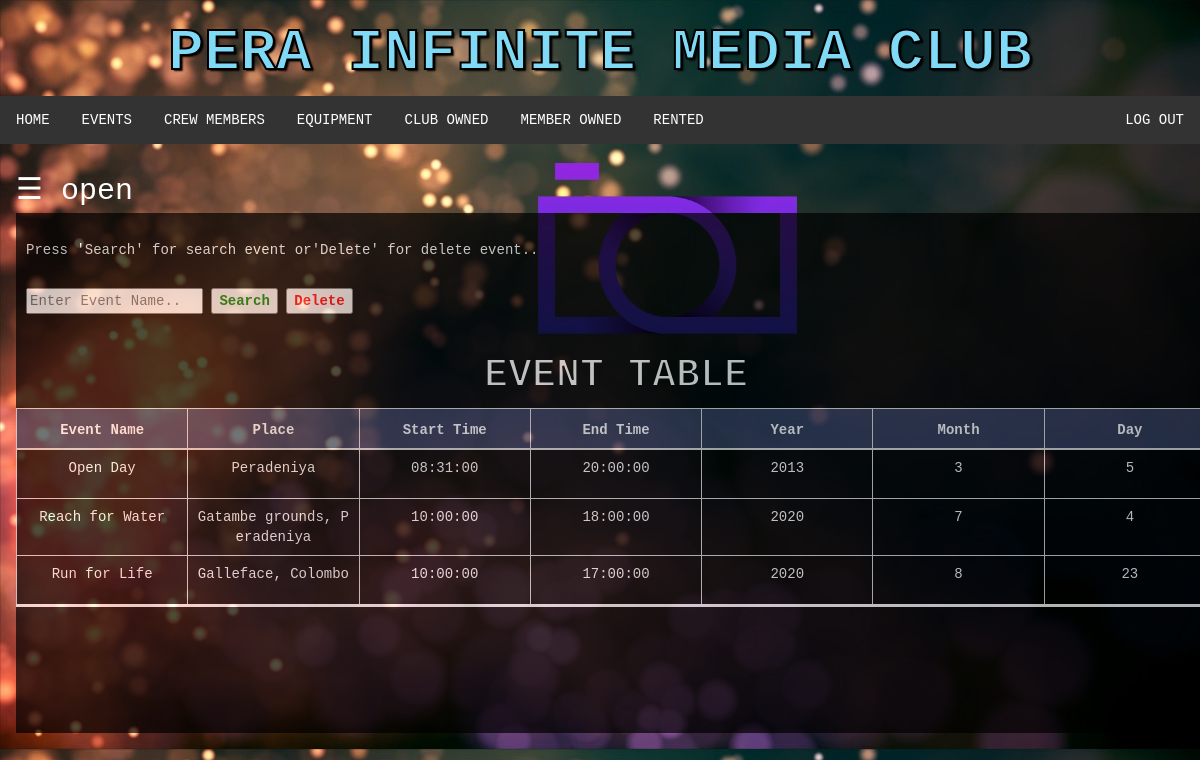
Screenshot of /event.php (signed in) with the database file from the repository.
### tables this page shows
CREATE TABLE `event` (
  `Event Name` varchar(60) NOT NULL,
  `Place` varchar(100) NOT NULL,
  `Start Time` time NOT NULL,
  `EndTime` time NOT NULL,
  `Year` year(4) NOT NULL,
  `Month` int(2) NOT NULL,
  `Day` int(2) NOT NULL
);

### event.php (the view, shortened to what this page needs)
<?php
include  "naviBar.php";
?>
<!DOCTYPE html>
<html>
<head>
</head>
<body>
	<div id="main">
	  <span style="font-size:30px;cursor:pointer; color: white;" onclick="openNav()">&#9776; open</span>
				<div class="box3" style="width: 1200px; height:520px; background-color: black;opacity: 0.7; margin: auto;">
					<br>
					<form name="search1" action="" method="post" style="padding-left: 10px;">
                    <h5 style="color: white;">Press 'Search' for search event or'Delete' for delete event..</h5><br>
                    <input class="search"  type="text" name="enter"  placeholder="Enter Event Name.." >
                    <input class="search" type="Submit" name="Search" value="Search" style="width: auto;color: green;font-weight: bold">
                     <input class="search" type="Submit" name="Delete" value="Delete" style="width: auto; color: red;font-weight: bold">
                    </form><br>
					<h2 >Event Table</h1>
					<?php
	                    $res=mysqli_query($db,"SELECT * FROM `event`;");
					                ?>
						        	<?php
					    echo "<div class = 'table-wrapper-scroll-y my-custom-scrollbar'>";
						echo "<table class = 'table table-bordered table-fixed'>";
					    echo "<thead>";
					    echo "<tr style='background-color:white'>";
						    echo "<th>"; echo "Event Name"; echo "</th>";
						    echo "<th>"; echo "Place"; echo "</th>";
						    echo "<th>"; echo "Start Time"; echo "</th>";
						    echo "<th>"; echo "End Time"; echo "</th>";
						    echo "<th>"; echo "Year"; echo "</th>";
						    echo "<th>"; echo "Month"; echo "</th>";
						    echo "<th>"; echo "Day"; echo "</th>";
					    echo "</tr>";
					    echo "</thead>";
					    echo "<tbody>";
					    if ($res) {
						    while($row=mysqli_fetch_assoc($res))
						    {
						    	echo "<tr>";
						    	echo "<td>";echo $row['Event Name']; echo "</td>";
						    	echo "<td>";echo $row['Place']; echo "</td>";
						    	echo "<td>";echo $row['Start Time']; echo "</td>";
						    	echo "<td>";echo $row['EndTime']; echo "</td>";
						    	echo "<td>";echo $row['Year']; echo "</td>";
						    	echo "<td>";echo $row['Month']; echo "</td>";
						    	echo "<td>";echo $row['Day']; echo "</td>";
						    	echo "</tr>";
						    }
					    echo "</tbody>";
					    echo "</table>";
					    echo "</div>";
					    }
					?>
				</div>
	</div>
</body>
</html>

### css/style.css (style rules this page uses)
html, body, div, span, object, iframe, h1, h2, h3, h4, h5, h6, p, blockquote, pre, abbr, address, cite, code, del, dfn, em, img, ins, kbd, q, samp, small, strong, sub, sup, var, b, i, dl, dt, dd, ol, ul, li, fieldset, form, label, legend, table, caption, tbody, tfoot, thead, tr, th, td, article, aside, canvas, details, figcaption, figure, footer, header, hgroup, menu, nav, section, summary, time, mark, audio, video { margin:0; padding:0; border:0; outline:0; font-size:100%; vertical-align:baseline; background:transparent; }
body { line-height:1; }
table { border-collapse:collapse; border-spacing:0; }
input, select { vertical-align:middle; }
input:read-only { font-weight: bold; color: black; }
.table-fixed thead th { position: sticky; top: 0; background-color: #313957; }
.my-custom-scrollbar { position: relative; height: 200px; overflow: auto; }
.table-wrapper-scroll-y { display: block; }

### event.php (style rules this page uses)
.table-fixed thead th { position: sticky; top: 0; background-color: #313957; }
.my-custom-scrollbar { position: relative; height: 200px; overflow: auto; }
.table-wrapper-scroll-y { display: block; }
thead tr th { width: 5%; max-width: 60px; height: 40px; line-height: 40px; color: white; text-align: center; border: 1px solid white; }
tbody { border-top: 2px solid white; border-bottom: solid white; }
tbody td { width:5% ; height: 50px; max-width: 60px; text-align: center; word-break: break-all; border: 1px solid white; color: white; }
h2 { text-align: center; font-size: 40px; font-weight: bold; color: white; text-transform: uppercase; font-family: Courier, "Lucida Console", monospace; -webkit-text-stroke: 2px black; text-shadow: 2px 2px 2px black; }
body { background-image: url("image/img2.jpg"); -webkit-background-size:cover; -moz-background-size:cover; -o-background-size:cover; background-size: cover; margin: 0; }
body { font-family: Courier, "Lucida Console", monospace; transition: background-color .5s; }
#main { transition: margin-left .5s; padding: 16px; }

### rows the page displays
event: Event Name "Open Day", Place "Peradeniya", Start Time "08:31:00", EndTime "20:00:00", Year "2013", Month "3", Day "5"
event: Event Name "Reach for Water", Place "Gatambe grounds, Peradeniya", Start Time "10:00:00", EndTime "18:00:00", Year "2020", Month "7", Day "4"
event: Event Name "Run for Life", Place "Galleface, Colombo", Start Time "10:00:00", EndTime "17:00:00", Year "2020", Month "8", Day "23"
